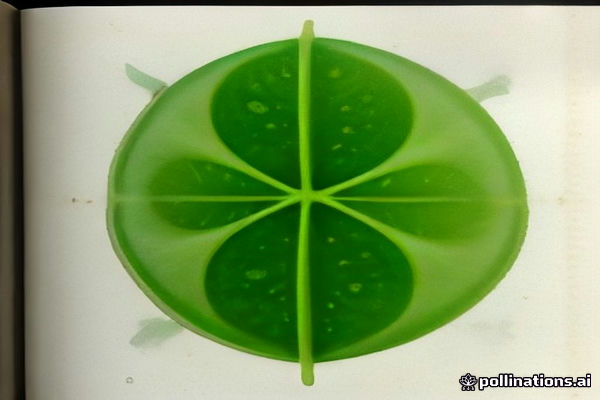
#> input picture bukti_uji_3_foto_biologi.jpg, 600 x 400 px
$ python verify_visual_contrast.py ../../../../bukti_uji_3_foto_biologi.jpg
#> lines starting #> are read from the running program, lines starting #| are printed output that depends on the picture
#!/usr/bin/env python3
"""
APEX NEXUS SOVEREIGN (ANS) 2.6 — Deterministic Visual Contrast & Collision Auditor
Pillar 12 (quality-control-auditor) & Pillar 26 (multimedia-content-pipeline-architect)

Scans background images or rendered thumbnails to detect:
1. Text-on-Bright-Lamp Collisions in the primary left typography zone (x: 60..760, y: 80..720).
2. Excessively dead black walls (> 45% pure near-black pixels in the left half).
3. Resolution compliance (1920x1080) and YouTube file size limit (< 2 MB).

Usage:
  python verify_visual_contrast.py <file_or_directory> [--mode bg|thumb] [--max-bright-pct 4.0]
"""

import argparse
import os
import sys
from pathlib import Path

if hasattr(sys.stdout, "reconfigure"):
    sys.stdout.reconfigure(encoding="utf-8", errors="replace")
if hasattr(sys.stderr, "reconfigure"):
    sys.stderr.reconfigure(encoding="utf-8", errors="replace")

try:
    from PIL import Image
    import numpy as np
except ImportError:
    print("[ERROR] Pillow and numpy are required: pip install Pillow numpy", file=sys.stderr)
    sys.exit(2)


def analyze_image(img_path: Path, mode: str = "bg", max_bright_pct: float = 4.0) -> dict:
#> called with mode = 'bg', max_bright_pct = 4
    file_size_mb = img_path.stat().st_size / (1024 * 1024)
    with Image.open(img_path) as im:
#> im is the input picture: PIL image 600x400 RGB; mean R, G, B 132.9, 162.7, 105.8
        im_rgb = im.convert("RGB")
        width, height = im_rgb.size
#> width = 600; height = 400
        arr = np.asarray(im_rgb, dtype=np.float32)

    # Rec. 709 relative luminance (0..255 scale)
    lum = 0.2126 * arr[:, :, 0] + 0.7152 * arr[:, :, 1] + 0.0722 * arr[:, :, 2]
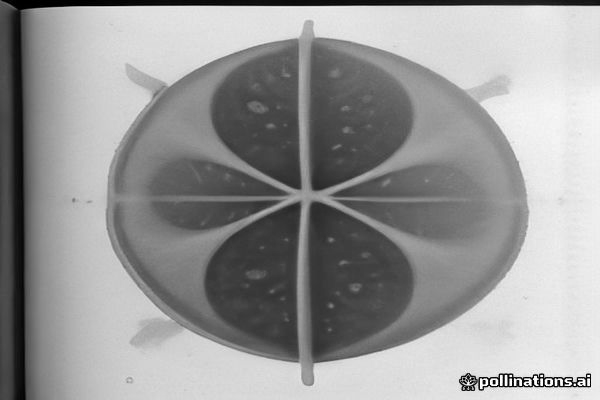
#> lum: shape (400, 600) float32; min 0, max 255, mean 152.3

    # Scale coordinates proportionally if resolution differs from 1920x1080
    sx = width / 1920.0
#> sx = 0.312
    sy = height / 1080.0
#> sy = 0.37

    x1, x2 = int(60 * sx), int(760 * sx)
#> x1 = 18; x2 = 237
    y1, y2 = int(80 * sy), int(720 * sy)
#> y1 = 29; y2 = 266
    text_zone = lum[y1:y2, x1:x2]
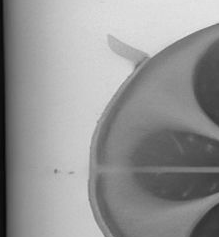
#> text_zone: shape (237, 219) float32; min 6.85, max 232, mean 148.4

    # Bright hotspots inside text zone (luminance > 185 on backgrounds, or > 225 outside text strokes)
    bright_threshold = 175.0 if mode == "bg" else 235.0
    bright_pct = float((text_zone > bright_threshold).mean() * 100.0)
#> bright_pct = 35.03

    # Check left-half dead black wall (luminance < 8)
    left_half = lum[:, : int(width * 0.45)]
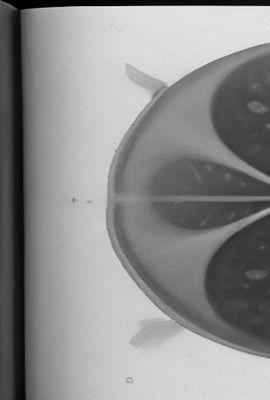
#> left_half: shape (400, 270) float32; min 0, max 233.3, mean 141.2
    dead_black_pct = float((left_half < 8.0).mean() * 100.0)
#> dead_black_pct = 0.885

    issues = []
    if (width, height) != (1920, 1080):
        issues.append(f"Resolution {width}x{height} != 1920x1080")
    if file_size_mb >= 2.0:
        issues.append(f"File size {file_size_mb:.2f} MB >= 2.00 MB YouTube limit")
    if bright_pct > max_bright_pct:
        issues.append(
            f"Text-Zone Bright Collision Risk: {bright_pct:.2f}% pixels > {bright_threshold:.0f} lum (limit {max_bright_pct:.1f}%)"
        )
    if dead_black_pct > 55.0:
        issues.append(f"Left-Side Dead Black Wall: {dead_black_pct:.1f}% pixels < 8 lum")

    return {
        "file": img_path.name,
        "resolution": f"{width}x{height}",
        "size_mb": round(file_size_mb, 3),
        "text_zone_bright_pct": round(bright_pct, 2),
        "left_dead_black_pct": round(dead_black_pct, 2),
        "status": "PASS" if not issues else "WARN/FAIL",
        "issues": issues,
    }


def main():
    parser = argparse.ArgumentParser(description="ANS Deterministic Visual Contrast & Collision Auditor")
    parser.add_argument("target", help="Path to an image file or directory of images")
    parser.add_argument("--mode", choices=["bg", "thumb"], default="bg", help="Scan raw background (bg) or rendered thumbnail (thumb)")
    parser.add_argument("--max-bright-pct", type=float, default=4.0, help="Max allowed percentage of bright hotspot pixels in text zone")
    args = parser.parse_args()

    target_path = Path(args.target)
    if not target_path.exists():
        print(f"[ERROR] Target path not found: {target_path}", file=sys.stderr)
        sys.exit(1)

    files = []
    if target_path.is_file():
        files = [target_path]
    else:
        for ext in ("*.jpg", "*.jpeg", "*.png", "*.webp"):
            files.extend(sorted(target_path.glob(ext)))

    if not files:
        print(f"[INFO] No image files found in {target_path}")
        sys.exit(0)

    print("=" * 88)
    print(f"🛡️  ANS VISUAL CONTRAST & COLLISION AUDIT | Mode: {args.mode.upper()} | Files: {len(files)}")
    print("=" * 88)

    failed = 0
    for f in files:
        res = analyze_image(f, mode=args.mode, max_bright_pct=args.max_bright_pct)
#> res = 7 items
        badge = "🟢 PASS" if res["status"] == "PASS" else "🔴 FAIL"
#> badge = '🔴 FAIL'
        if res["status"] != "PASS":
            failed += 1
        print(
            f"{badge} | {res['file']:<28} | {res['resolution']} | {res['size_mb']:>5.2f} MB | "
            f"TextBright: {res['text_zone_bright_pct']:>5.2f}% | DeadBlack: {res['left_dead_black_pct']:>5.1f}%"
        )
#| 🔴 FAIL | bukti_uji_3_foto_biologi.jpg | 600x400 |  0.03 MB | TextBright: 35.03% | DeadBlack:   0.9%
        for issue in res["issues"]:
            print(f"       ↳ ⚠️  {issue}")
#> this loop made 2 passes
#> issue on pass 1: 'Resolution 600x400 != 1920x1080'
#|        ↳ ⚠️  Resolution 600x400 != 1920x1080
#|        ↳ ⚠️  Text-Zone Bright Collision Risk: 35.03% pixels > 175 lum (limit 4.0%)

    print("=" * 88)
    print(f"SUMMARY: {len(files) - failed}/{len(files)} PASSED | {failed} FLAGGED")
#> (the run stopped early here; a loop or call above may not have finished)
